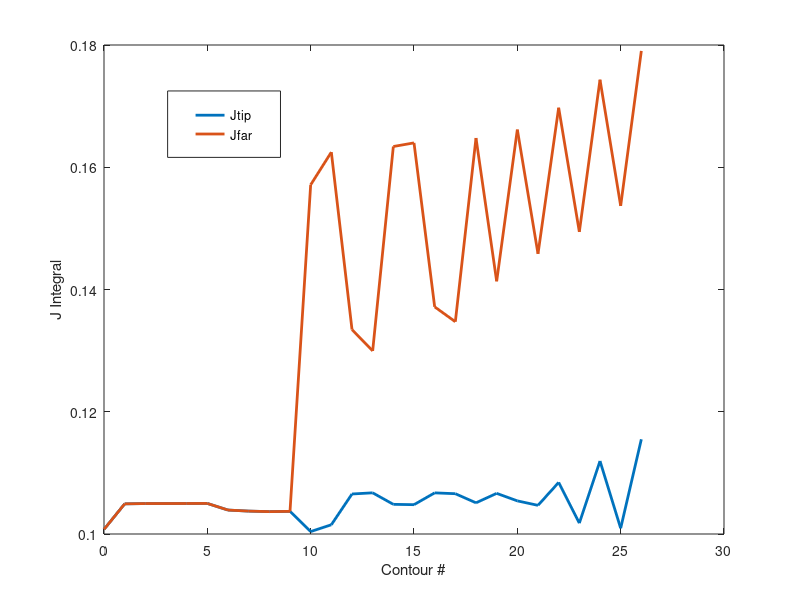

This figure's MATLAB source:
Jtip=load('Js_corrected_3.000.txt')
Jfar=load('Js_3.000.txt')

figure1 = figure;

% Create axes
axes1 = axes('Parent',figure1);
hold(axes1,'on');

% Create multiple lines using matrix input to plot
plot1 = plot(Jtip(1,2:end),[Jtip(2,2:end);Jfar(2,2:end)],'LineWidth',2);
set(plot1(1),'DisplayName','Jtip');
set(plot1(2),'DisplayName','Jfar');

% Create ylabel
ylabel('J Integral');

% Create xlabel
xlabel('Contour #');

box(axes1,'on');
% Create legend
legend1 = legend(axes1,'show');
set(legend1,...
    'Position',[0.209523811013925 0.737698415678645 0.141071427081312 0.110714282734053]);

